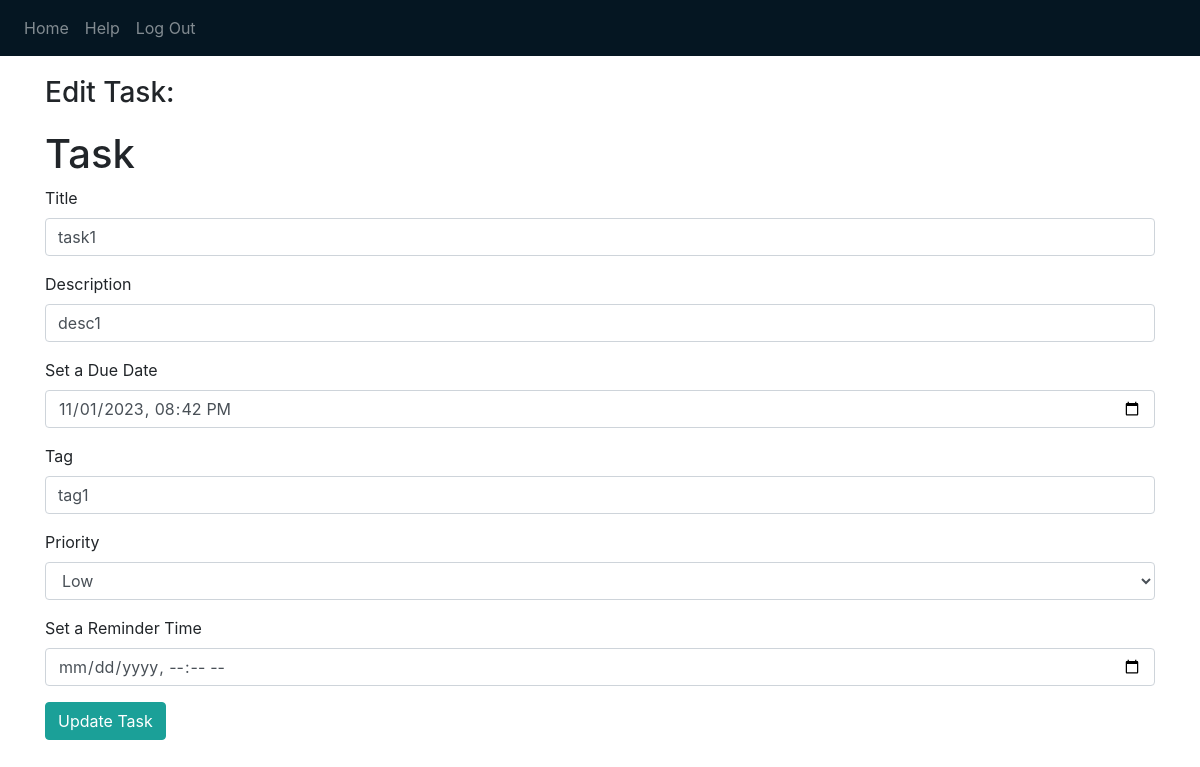
Page /editform?taskid=1 (signed in) on the earlier database version.
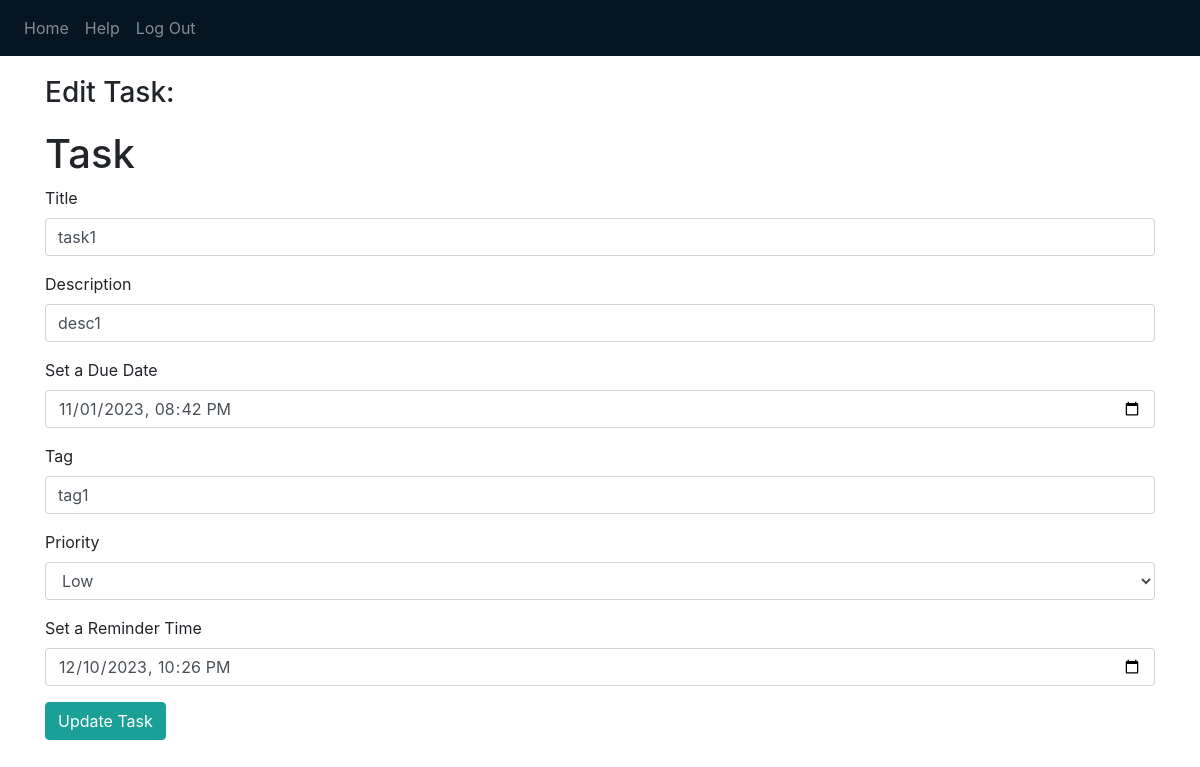
Same page on the later database version.
### website/models.py (models this page shows)
class Task(db.Model):
    id = db.Column(db.Integer, primary_key=True)
    user_id = db.Column(db.Integer, db.ForeignKey('user.id'))
    title = db.Column(db.String(1000))
    description = db.Column(db.String(10000))
    due_date = db.Column(db.String(40))
    tag = db.Column(db.String(6))
    priority = db.Column(db.String(6))
    status = db.Column(db.Boolean, default=False)
    reminder_time = db.Column(db.String(40))

### website/views.py (the view, shortened to what this page needs)
@views.route('/editform', methods = ['GET', 'POST'])
@login_required
def editform():
    taskid=request.args.get('taskid',None)
    task = Task.query.filter_by(id=taskid).first()
    return render_template("editform.html", user=current_user, task=task)

### website/__init__.py (called while the page is built)
def create_app(database_uri="sqlite:///" + DB_NAME):
    app = Flask(__name__)
    app.config['SECRET_KEY'] = 'THIS IS THE KEY FOR THE APP'  # Can be anything you want but you want to hide this
    app.config['SQLALCHEMY_DATABASE_URI'] = database_uri  # Telling Flask where the database is located
    db.init_app(app)
    from .views import views
    from .auth import auth
    app.register_blueprint(views, url_prefix='/')
    app.register_blueprint(auth, url_prefix='/')
    from .models import User, Task
    with app.app_context():
        db.create_all()
    login_manager = LoginManager()
    login_manager.login_view = 'auth.login'
    login_manager.init_app(app)
    @login_manager.user_loader
    def load_user(id):
        return User.query.get(int(id))
    return app

### website/templates/editform.html (shortened to what this page needs)
{% extends "base.html" %}
{% block content %}
<h3>Edit Task: </h3>
<form method="POST">
  <h1>Task</h1>
  <div class="form-group">
    <label for="title">Title</label>
    <input type="text" class="form-control" id="title" name="title" placeholder="Add a Title" value="{{ task.title }}">
  </div>
  <div class="form-group">
    <label for="description">Description</label>
    <input type="text" class="form-control" id="description" name="description" placeholder="Add a Description"
      value="{{ task.description }}">
  </div>
  <div class="form-group">
    <label for="date">Set a Due Date</label>
    <input type="datetime-local" class="form-control" id="date" name="date" value="{{ task.due_date }}">
  </div>
  <div class="form-group">
    <label for="tag">Tag</label>
    <input type="text" class="form-control" id="tag" name="tag" placeholder="#..." value="{{ task.tag }}">
  </div>
  <div class="form-group">
    <label for="priority">Priority</label>
    <select class="form-control" id="priority" name="priority">
      <option value="Low" {% if task.priority=='Low' %}selected{% endif %}>Low</option>
    </select>
  </div>
  <div class="form-group">
    <label for="reminder_time">Set a Reminder Time</label>
    <input type="datetime-local" class="form-control" id="reminder_time" name="reminder_time"
      value="{{ task.reminder_time}}">
  </div>
  <div>
    <button type="submit" class="btn btn-primary">Update Task</button>
  </div>
</form>
{% endblock %}

### website/templates/base.html (shortened to what this page needs)
<!DOCTYPE html>
<html>
<head>
    <link rel="stylesheet" href="static/style.css" />
    <link rel="stylesheet" href="https://cdnjs.cloudflare.com/ajax/libs/font-awesome/5.15.1/css/all.min.css"
 />
</head>
<body>
    <nav class="navbar navbar-expand-lg navbar-dark bg-dark">
        <div class="collapse navbar-collapse" id="navbar">
            <div class="navbar-nav">
                {% if user.is_authenticated %}
                <a class="nav-item nav-link" id="home" href="/">Home</a>
                <a class="nav-item nav-link" id="help" href="/help">Help</a>
                <a class="nav-item nav-link" id="logout" href="/logout">Log Out</a>
                {% else %}
                <a class="nav-item nav-link" id="login" href="/login">Login</a>
                <a class="nav-item nav-link" id="signUp" href="/sign-up">Sign Up</a>
                {% endif %}
            </div>
        </div>
    </nav>
    <div class="container">
        {% block content %} {% endblock %}
    </div>
</body>
</html>

Differences in the rows shown:
changed Task "task1": reminder_time (not shown) → "12/10/2023 22:26"
